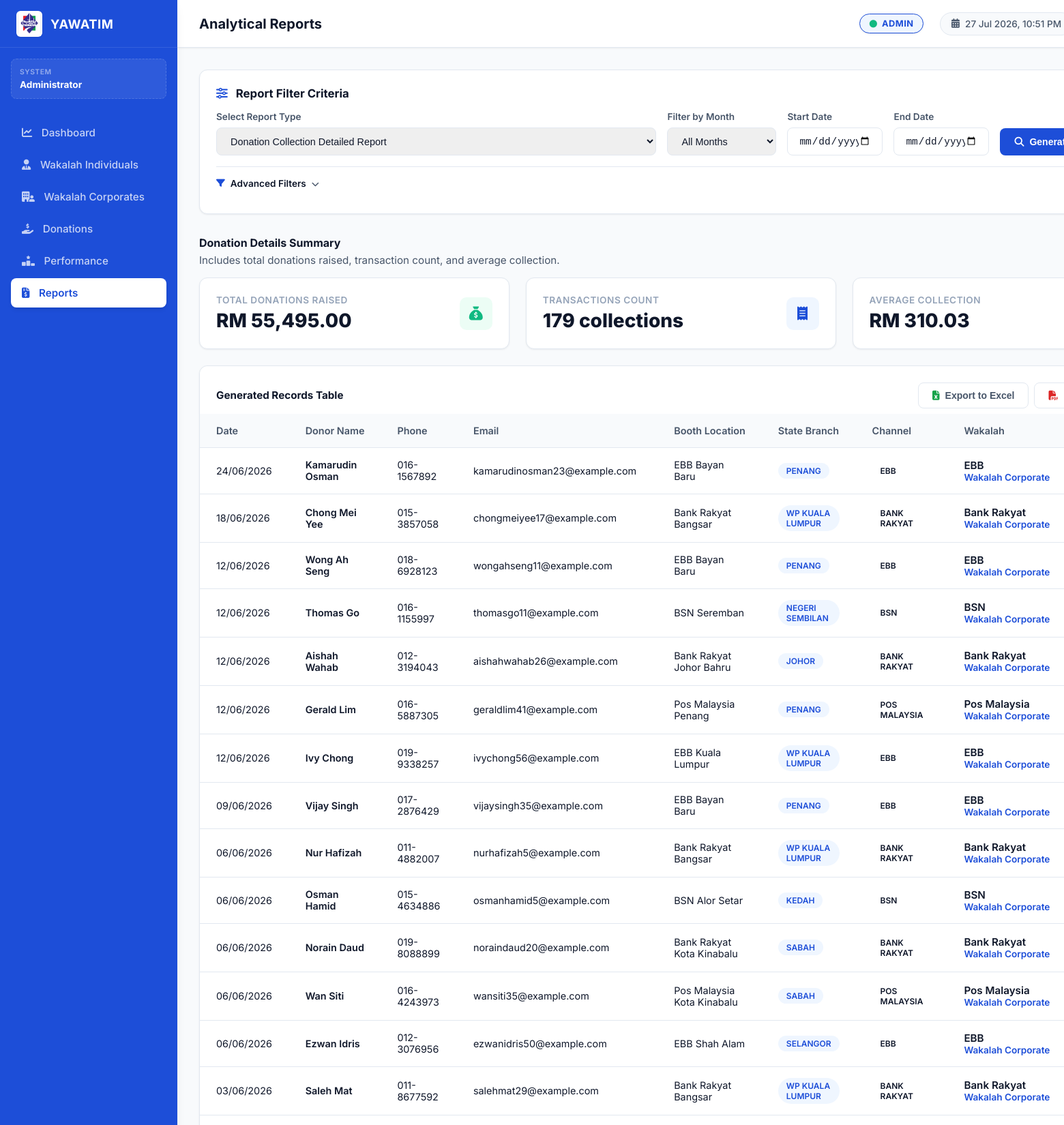
The page /index.php?page=reports (signed in, upper part) on the database its author committed.
### tables this page shows
CREATE TABLE `donations` (
  `donation_id` int(11) NOT NULL,
  `donor_name` varchar(255) NOT NULL,
  `donor_phone` varchar(100) DEFAULT NULL,
  `donor_email` varchar(255) DEFAULT NULL,
  `amount` decimal(12,2) NOT NULL,
  `donation_date` date NOT NULL,
  `donation_month` varchar(20) NOT NULL,
  `channel` varchar(255) DEFAULT NULL,
  `state` varchar(100) NOT NULL,
  `location` varchar(255) NOT NULL,
  `wakalah_id` int(11) DEFAULT NULL,
  `booth_id` int(11) DEFAULT NULL,
  `attachment_image` varchar(255) DEFAULT NULL,
  `created_at` datetime NOT NULL DEFAULT current_timestamp()
);

CREATE TABLE `wakalah` (
  `wakalah_id` int(11) NOT NULL,
  `type` enum('individual','corporate') NOT NULL,
  `name` varchar(255) NOT NULL,
  `email` varchar(255) NOT NULL,
  `phone` varchar(100) NOT NULL,
  `state` varchar(100) NOT NULL,
  `status` enum('Active','Inactive') NOT NULL DEFAULT 'Active',
  `ic_number` varchar(100) DEFAULT NULL,
  `company_representative` varchar(255) DEFAULT NULL,
  `ssm_number` varchar(100) DEFAULT NULL,
  `hq_address` text DEFAULT NULL,
  `address` text DEFAULT NULL,
  `channel` varchar(255) DEFAULT NULL,
  `created_at` datetime NOT NULL DEFAULT current_timestamp()
);

### modules/reports.php (the view, shortened to what this page needs)
<?php
$report_type = $_GET['report_type'] ?? 'donations';
$start_date = $_GET['start_date'] ?? '';
$end_date = $_GET['end_date'] ?? '';
$partner_name = trim($_GET['partner_name'] ?? '');
$state_filter = $_GET['state_filter'] ?? [];
$params = [];
$date_filter_don = "";
$month_filter_don = "";
$partner_filter_don = "";
$partner_params = [];
$state_filter_don = "";
$state_params = [];
$params = array_merge($params, $partner_params, $state_params);
$records = [];
$summary_stats = [];
$partner_filter_don_noalias = "";
try {
    if ($report_type === 'donations') {
        $stmt_sum = $pdo->prepare("SELECT COUNT(donation_id) as count, COALESCE(SUM(amount), 0.0) as total, COALESCE(AVG(amount), 0.0) as average FROM donations WHERE 1=1" . $date_filter_don . $month_filter_don . $partner_filter_don_noalias . $state_filter_don);
        $stmt_sum->execute($params);
        $summary_stats = $stmt_sum->fetch();
        $stmt_rec = $pdo->prepare("
            SELECT d.*, w.name as collector_name, w.type as collector_type
            FROM donations d
            LEFT JOIN wakalah w ON d.wakalah_id = w.wakalah_id
            WHERE 1=1 " . $date_filter_don . $month_filter_don . $partner_filter_don . str_replace(' AND state', ' AND d.state', $state_filter_don) . "
            ORDER BY d.donation_date DESC
        ");
        $stmt_rec->execute($params);
        $records = $stmt_rec->fetchAll();
    }
} catch (PDOException $e) {
    echo "<div style='color: var(--alert-red); font-weight: bold;'>Query Error: " . $e->getMessage() . "</div>";
}
?>
<div class="chart-card" style="margin-bottom: 2rem;" id="card-report-filters">
    <div class="chart-header">
        <h3 class="chart-title"><i class="fa-solid fa-sliders" style="margin-right: 0.5rem; color: var(--primary-blue);"></i> Report Filter Criteria</h3>
    </div>
    <form method="GET" action="index.php" id="report-filter-form">
        <div style="display: flex; flex-wrap: wrap; gap: 1rem; align-items: flex-end; margin-bottom: 1rem;">
            <div class="form-group" style="margin: 0; flex-grow: 1; min-width: 200px;">
                <label class="form-label" for="report_type">Select Report Type</label>
                <select name="report_type" id="report_type" class="form-select">
                    <option value="donations" <?php echo $report_type === 'donations' ? 'selected' : ''; ?>>Donation Collection Detailed Report</option>
                </select>
            </div>
            <div class="form-group" style="margin: 0; width: 160px;">
                <label class="form-label" for="month_filter">Filter by Month</label>
                <select name="month_filter" id="month_filter" class="form-select">
                    <option value="">All Months</option>
                </select>
            </div>
            <div class="form-group" style="margin: 0; width: 140px;">
                <label class="form-label" for="start_date">Start Date</label>
                <input type="date" name="start_date" id="start_date" class="form-input" value="<?php echo htmlspecialchars($start_date); ?>">
            </div>
            <div class="form-group" style="margin: 0; width: 140px;">
                <label class="form-label" for="end_date">End Date</label>
                <input type="date" name="end_date" id="end_date" class="form-input" value="<?php echo htmlspecialchars($end_date); ?>">
            </div>
            <div style="display: flex; gap: 0.5rem;">
                <button type="submit" class="btn btn-primary" style="padding: 0.65rem 1.25rem;">
                    <i class="fa-solid fa-magnifying-glass"></i> Generate
                </button>
            </div>
        </div>
        <div style="border-top: 1px solid var(--border-color, #e2e8f0); padding-top: 1rem;">
            <div style="display: flex; align-items: center; gap: 0.5rem; margin-bottom: 0.75rem; cursor: pointer;" onclick="document.getElementById('adv-filter-panel').style.display = document.getElementById('adv-filter-panel').style.display === 'none' ? 'flex' : 'none'; this.querySelector('.adv-chevron').classList.toggle('fa-chevron-down'); this.querySelector('.adv-chevron').classList.toggle('fa-chevron-up');">
                <i class="fa-solid fa-filter" style="color: var(--primary-blue); font-size: 0.8rem;"></i>
                <span style="font-weight: 600; font-size: 0.85rem; color: var(--dark-neutral);">Advanced Filters</span>
                <i class="fa-solid <?php echo (!empty($partner_name) || !empty($state_filter)) ? 'fa-chevron-up' : 'fa-chevron-down'; ?> adv-chevron" style="font-size: 0.7rem; color: var(--medium-neutral);"></i>
            </div>
        </div>
    </form>
</div>
<div id="report-export-content">
    <div style="margin-bottom: 1rem; display: flex; flex-wrap: wrap; gap: 1rem; align-items: center; justify-content: space-between;">
        <div>
            <h3 style="margin: 0; font-size: 1rem; font-weight: 700; color: var(--dark-neutral);">Donation Details Summary</h3>
            <p style="margin: 0.35rem 0 0; color: var(--medium-neutral); font-size: 0.95rem;">Includes total donations raised, transaction count, and average collection.</p>
        </div>
    </div>
    <div class="stats-grid" id="report-summary-cards" style="margin-bottom: 1.5rem;">
    <?php if ($report_type === 'donations'): ?>
        <div class="stat-card">
            <div class="stat-info">
                <span class="stat-label">Total Donations Raised</span>
                <span class="stat-val">RM <?php echo number_format($summary_stats['total'], 2); ?></span>
            </div>
            <div class="stat-icon-wrapper green"><i class="fa-solid fa-sack-dollar"></i></div>
        </div>
        <div class="stat-card">
            <div class="stat-info">
                <span class="stat-label">Transactions Count</span>
                <span class="stat-val"><?php echo $summary_stats['count']; ?> collections</span>
            </div>
            <div class="stat-icon-wrapper blue"><i class="fa-solid fa-receipt"></i></div>
        </div>
        <div class="stat-card">
            <div class="stat-info">
                <span class="stat-label">Average Collection</span>
                <span class="stat-val">RM <?php echo number_format($summary_stats['average'], 2); ?></span>
            </div>
        </div>
    <?php endif; ?>
</div>
<div class="table-card" id="report-table-card">
    <div class="table-controls-container" style="border: none; padding: 1.5rem 1.5rem 0.5rem 1.5rem;" id="report-export-controls">
        <h4 style="font-weight: 700; color: var(--dark-neutral); font-size: 0.95rem;">Generated Records Table</h4>
        <div style="display: flex; gap: 0.5rem;">
            <button class="btn btn-outline" data-export-csv="report-table" id="btn-export-excel">
                <i class="fa-solid fa-file-excel" style="color: #16a34a;"></i> Export to Excel
            </button>
            <button class="btn btn-outline" data-export-pdf="report-export-content" id="btn-export-pdf">
                <i class="fa-solid fa-file-pdf" style="color: #dc2626;"></i> Download PDF
            </button>
        </div>
    </div>
    <div class="table-wrapper">
        <table class="table-yawatim" id="report-table">
            <?php if ($report_type === 'donations'): ?>
                <thead>
                    <tr>
                        <th>Date</th>
                        <th>Donor Name</th>
                        <th>Phone</th>
                        <th>Email</th>
                        <th>Booth Location</th>
                        <th>State Branch</th>
                        <th>Channel</th>
                        <th>Wakalah</th>
                    </tr>
                </thead>
                <tbody>
                    <?php if (count($records) === 0): ?>
                        <tr>
                            <td colspan="9" style="text-align: center; color: var(--light-neutral); padding: 2rem;">No matching records found.</td>
                        </tr>
                    <?php else: ?>
                        <?php foreach ($records as $rec): ?>
                            <tr>
                                <td><?php echo date('d/m/Y', strtotime($rec['donation_date'])); ?></td>
                                <td style="font-weight: 600;"><?php echo htmlspecialchars($rec['donor_name']); ?></td>
                                <td><?php echo htmlspecialchars($rec['donor_phone'] ?: '-'); ?></td>
                                <td><?php echo htmlspecialchars($rec['donor_email'] ?: '-'); ?></td>
                                <td>
                                    <?php
                                        $loc = $rec['location'] ?: '-';
                                        if (($rec['collector_type'] ?? '') === 'corporate' && $loc === '-') {
                                            $partner_name = $rec['collector_name'] ?: 'Corporate Partner';
                                            echo htmlspecialchars($partner_name . ' ' . $rec['state']);
                                        } else {
                                            echo htmlspecialchars((($rec['collector_type'] ?? '') === 'individual') ? '-' : $loc);
                                        }
                                    ?>
                                </td>
                                <td><span class="badge" style="background-color: var(--light-blue); color: var(--primary-blue);"><?php echo htmlspecialchars($rec['state']); ?></span></td>
                                <td><span class="badge"><?php echo htmlspecialchars($rec['channel'] ?: '-'); ?></span></td>
                                <td>
                                     <div style="display: flex; flex-direction: column;">
                                         <span style="font-size: 0.95rem; font-weight: 600; color: var(--dark-neutral);">
                                             <?php
                                                 if (($rec['collector_type'] ?? '') === 'corporate' || ($rec['collector_type'] ?? '') === 'individual') {
                                                     echo htmlspecialchars($rec['collector_name']);
                                                 } else {
                                                     echo 'Direct YAWATIM';
                                                 }
                                             ?>
                                         </span>
                                         <span style="font-size: 0.85rem; font-weight: 600; white-space: nowrap; color: <?php echo ($rec['collector_type'] ?? '') === 'corporate' ? 'var(--primary-blue)' : (($rec['collector_type'] ?? '') === 'individual' ? 'var(--success-green)' : 'var(--medium-neutral)'); ?>;">
                                             <?php echo ($rec['collector_type'] ?? '') === 'corporate' ? 'Wakalah Corporate' : (($rec['collector_type'] ?? '') === 'individual' ? 'Wakalah Individual' : 'Direct'); ?>
                                         </span>
                                     </div>
                                </td>
                            </tr>
                        <?php endforeach; ?>
                    <?php endif; ?>
                </tbody>
            <?php endif; ?>
        </table>
    </div>
</div>
</div>

### rows shown on the page
donations: donation_date "24/06/2026", donor_name "Kamarudin Osman", donor_phone "016-1567892", donor_email "kamarudinosman23@example.com", location "EBB Bayan Baru", state "PENANG", channel "EBB", wakalah.name "EBB", shows "Wakalah Corporate"
donations: donation_date "18/06/2026", donor_name "Chong Mei Yee", donor_phone "015-3857058", donor_email "chongmeiyee17@example.com", location "Bank Rakyat Bangsar", state "WP KUALA LUMPUR", channel "BANK RAKYAT", wakalah.name "Bank Rakyat", shows "Wakalah Corporate"
donations: donation_date "12/06/2026", donor_name "Wong Ah Seng", donor_phone "018-6928123", donor_email "wongahseng11@example.com", location "EBB Bayan Baru", state "PENANG", channel "EBB", wakalah.name "EBB", shows "Wakalah Corporate"
donations: donation_date "12/06/2026", donor_name "Thomas Go", donor_phone "016-1155997", donor_email "thomasgo11@example.com", location "BSN Seremban", state "NEGERI SEMBILAN", channel "BSN", wakalah.name "BSN", shows "Wakalah Corporate"
donations: donation_date "12/06/2026", donor_name "Aishah Wahab", donor_phone "012-3194043", donor_email "aishahwahab26@example.com", location "Bank Rakyat Johor Bahru", state "JOHOR", channel "BANK RAKYAT", wakalah.name "Bank Rakyat", shows "Wakalah Corporate"
donations: donation_date "12/06/2026", donor_name "Gerald Lim", donor_phone "016-5887305", donor_email "geraldlim41@example.com", location "Pos Malaysia Penang", state "PENANG", channel "POS MALAYSIA", wakalah.name "Pos Malaysia", shows "Wakalah Corporate"
donations: donation_date "12/06/2026", donor_name "Ivy Chong", donor_phone "019-9338257", donor_email "ivychong56@example.com", location "EBB Kuala Lumpur", state "WP KUALA LUMPUR", channel "EBB", wakalah.name "EBB", shows "Wakalah Corporate"
donations: donation_date "09/06/2026", donor_name "Vijay Singh", donor_phone "017-2876429", donor_email "vijaysingh35@example.com", location "EBB Bayan Baru", state "PENANG", channel "EBB", wakalah.name "EBB", shows "Wakalah Corporate"
donations: donation_date "06/06/2026", donor_name "Nur Hafizah", donor_phone "011-4882007", donor_email "nurhafizah5@example.com", location "Bank Rakyat Bangsar", state "WP KUALA LUMPUR", channel "BANK RAKYAT", wakalah.name "Bank Rakyat", shows "Wakalah Corporate"
donations: donation_date "06/06/2026", donor_name "Osman Hamid", donor_phone "015-4634886", donor_email "osmanhamid5@example.com", location "BSN Alor Setar", state "KEDAH", channel "BSN", wakalah.name "BSN", shows "Wakalah Corporate"
donations: donation_date "06/06/2026", donor_name "Norain Daud", donor_phone "019-8088899", donor_email "noraindaud20@example.com", location "Bank Rakyat Kota Kinabalu", state "SABAH", channel "BANK RAKYAT", wakalah.name "Bank Rakyat", shows "Wakalah Corporate"
donations: donation_date "06/06/2026", donor_name "Wan Siti", donor_phone "016-4243973", donor_email "wansiti35@example.com", location "Pos Malaysia Kota Kinabalu", state "SABAH", channel "POS MALAYSIA", wakalah.name "Pos Malaysia", shows "Wakalah Corporate"
donations: donation_date "06/06/2026", donor_name "Ezwan Idris", donor_phone "012-3076956", donor_email "ezwanidris50@example.com", location "EBB Shah Alam", state "SELANGOR", channel "EBB", wakalah.name "EBB", shows "Wakalah Corporate"
donations: donation_date "03/06/2026", donor_name "Saleh Mat", donor_phone "011-8677592", donor_email "salehmat29@example.com", location "Bank Rakyat Bangsar", state "WP KUALA LUMPUR", channel "BANK RAKYAT", wakalah.name "Bank Rakyat", shows "Wakalah Corporate"

### other values the page prints
$name ?: 'YAWATIM' "Administrator"
$page_title "Analytical Reports"
$current_channel ?: 'YAWATIM' "ADMIN"
$summary_stats['total'] "55,495.00"
$summary_stats['count'] "179"
$summary_stats['average'] "310.03"
